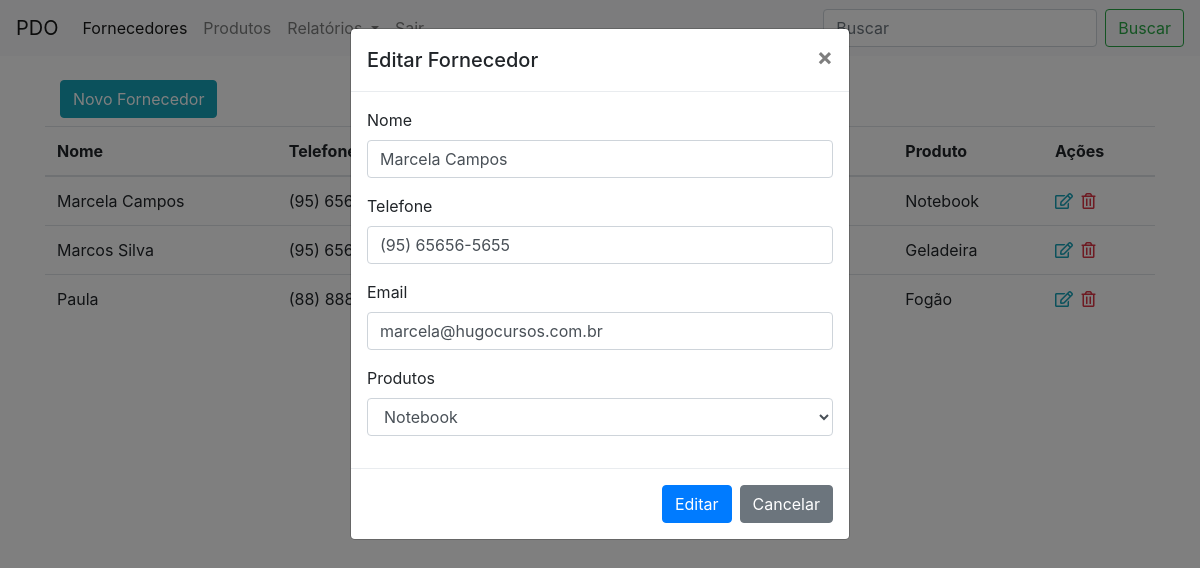
Page /painel.php?acao=editar&id=6 (signed in) on the committed database.
### tables this page shows
CREATE TABLE `fornecedores` (
  `id` int(11) NOT NULL,
  `nome` varchar(25) NOT NULL,
  `telefone` varchar(15) NOT NULL,
  `email` varchar(30) NOT NULL,
  `produto` int(11) NOT NULL
);

CREATE TABLE `produtos` (
  `id` int(11) NOT NULL,
  `nome` varchar(25) NOT NULL,
  `descricao` varchar(50) NOT NULL,
  `data` date NOT NULL
);

### painel.php (the view, shortened to what this page needs)
<?php
require_once("conexao.php");
 ?>
<!DOCTYPE html>
<html>
<head>
	<link rel="stylesheet" href="https://maxcdn.bootstrapcdn.com/bootstrap/4.0.0/css/bootstrap.min.css">
	<link rel="stylesheet" href="https://cdnjs.cloudflare.com/ajax/libs/font-awesome/5.11.2/css/all.css">
</head>
<body>
	<nav class="navbar navbar-expand-lg navbar-light bg-light">
  <a class="navbar-brand" href="painel.php">PDO</a>
  <div class="collapse navbar-collapse" id="navbarSupportedContent">
    <ul class="navbar-nav mr-auto">
      <li class="nav-item active">
        <a class="nav-link" href="painel.php">Fornecedores <span class="sr-only">(current)</span></a>
      </li>
      <li class="nav-item">
        <a class="nav-link" href="produtos.php">Produtos</a>
      </li>
      <li class="nav-item dropdown">
        <a class="nav-link dropdown-toggle" href="#" id="navbarDropdown" role="button" data-toggle="dropdown" aria-haspopup="true" aria-expanded="false">
          Relatórios
        </a>
      </li>
       <li class="nav-item">
        <a class="nav-link" href="logout.php">Sair</a>
      </li>
    </ul>
    <form class="form-inline my-2 my-lg-0">
      <input class="form-control mr-sm-2" type="search" placeholder="Buscar" aria-label="Search" name="txtbuscar">
      <button class="btn btn-outline-success my-2 my-sm-0" type="submit" name="buscar">Buscar</button>
    </form>
  </div>
</nav>
<div class="container">
	<div class="col-md-12">
		<button class="btn btn-info mt-4 mb-2" data-toggle="modal" data-target="#modal">Novo Fornecedor</button>
	</div>
	<table class="table">
	  <thead>
	    <tr>
	      <th scope="col">Nome</th>
	      <th scope="col">Telefone</th>
	      <th scope="col">Email</th>
	      <th scope="col">Produto</th>
	      <th scope="col">Ações</th>
	    </tr>
	  </thead>
	  <tbody>
	  	<?php
	  		if(isset($_GET['buscar']) and $_GET['txtbuscar'] != ''){
	  			$nome_buscar = $_GET['txtbuscar'] . '%';
	  			$res = $conexao->query("SELECT * from fornecedores where nome LIKE '$nome_buscar' order by nome asc");
	  		}else{
	  			$res = $conexao->query("SELECT * from fornecedores order by nome asc");
	  		}
			$dados = $res->fetchAll(PDO::FETCH_ASSOC);
			for ($i=0; $i < count($dados); $i++) {
				foreach ($dados[$i] as $key => $value) {
				$id = $dados[$i]['id'];
				$nome = $dados[$i]['nome'];
				$telefone = $dados[$i]['telefone'];
				$email = $dados[$i]['email'];
				$produto = $dados[$i]['produto'];
				$res_p = $conexao->query("SELECT * from produtos where id = '$produto'");
				$dados_p = $res_p->fetch(PDO::FETCH_ASSOC);
					foreach ($dados_p as $key => $value) {
					$nome_produto = $dados_p['nome'];
					}
				}
				?>
	    <tr>
	      	<td><?php echo $nome ?></td>
	     	<td><?php echo $telefone ?></td>
	    	<td><?php echo $email ?></td>
	    	<td><?php echo $nome_produto ?></td>
	       <td>
	      	<a href="painel.php?acao=editar&id=<?php echo $id; ?>" class="text-info mr-1"><i class="far fa-edit"></i></a>
	      	<a href="painel.php?acao=excluir&id=<?php echo $id; ?>" class="text-danger"><i class="far fa-trash-alt"></i></a>
	      </td>
	    </tr>
	<?php } ?>
	  </tbody>
	</table>
</div>
</body>
</html>
			    	<?php
			    	$res = $conexao->query("SELECT * from produtos order by nome asc");
			    	$dados = $res->fetchAll(PDO::FETCH_ASSOC);
					for ($i=0; $i < count($dados); $i++) {
						foreach ($dados[$i] as $key => $value) {
						$nome = $dados[$i]['nome'];
						}
						?>
			  <?php } ?>
<?php
if(@$_GET['acao'] == 'editar'){
	$id = $_GET['id'];
$res = $conexao->query("SELECT * from fornecedores where id = '$id'");
$dados = $res->fetch(PDO::FETCH_ASSOC);
foreach ($dados as $key => $value) {
	$nome = $dados['nome'];
	$telefone = $dados['telefone'];
	$email = $dados['email'];
	$produto = $dados['produto'];
	$res_p = $conexao->query("SELECT * from produtos where id = '$produto'");
				$dados_p = $res_p->fetch(PDO::FETCH_ASSOC);
					foreach ($dados_p as $key => $value) {
					$nome_produto = $dados_p['nome'];
					}
}
?>
<div class="modal" id="modalEditar" tabindex="-1" role="dialog">
  <div class="modal-dialog" role="document">
    <div class="modal-content">
      <div class="modal-header">
        <h5 class="modal-title">Editar Fornecedor</h5>
        <button type="button" class="close" data-dismiss="modal" aria-label="Close">
          <span aria-hidden="true">&times;</span>
        </button>
      </div>
      <div class="modal-body">
       		<form method="post">
       		  <div class="form-group">
			    <label for="exampleFormControlInput1">Nome</label>
			    <input type="text" class="form-control" id="exampleFormControlInput1" name="nome" placeholder="Nome" value="<?php echo $nome ?>">
			  </div>
			   <div class="form-group">
			    <label for="exampleFormControlInput1">Telefone</label>
			    <input type="text" class="form-control" id="telefone" name="telefone" placeholder="Telefone" value="<?php echo $telefone ?>">
			  </div>
			  <div class="form-group">
			    <label for="exampleFormControlInput1">Email</label>
			    <input type="email" class="form-control" id="exampleFormControlInput1" name="email" placeholder="name@example.com" value="<?php echo $email ?>">
			  </div>
			  <div class="form-group">
			    <label for="exampleFormControlSelect1">Produtos</label>
			    <select class="form-control" name="produto" id="exampleFormControlSelect1">
			    	<option value="<?php echo $produto ?>"><?php echo $nome_produto ?></option>
			    </select>
			  </div>
      </div>
	      <div class="modal-footer">
	        <button type="submit" name="editar" class="btn btn-primary">Editar</button>
	        <button type="button" class="btn btn-secondary" data-dismiss="modal">Cancelar</button>
	      </div>
    </div>
  </div>
</div>
<?php } ?>

### rows in the picture
fornecedores: nome "Marcela Campos", telefone "(95)…", produtos.nome "Notebook", telefone "(95) 65656-5655", email "marcela@hugocursos.com.br"
fornecedores: nome "Marcos Silva", telefone "(95)…", produtos.nome "Geladeira"
fornecedores: nome "Paula", telefone "(88)…", produtos.nome "Fogão"
produtos: produto "Notebook"
